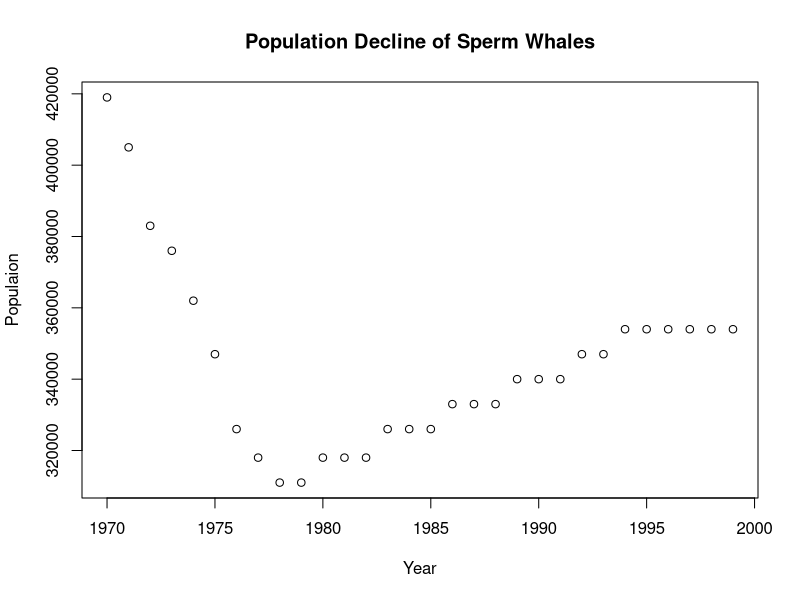
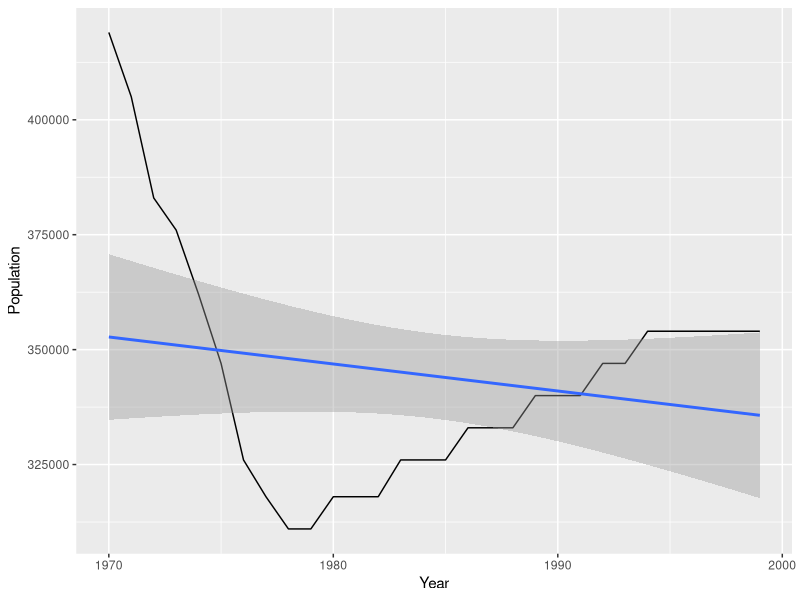
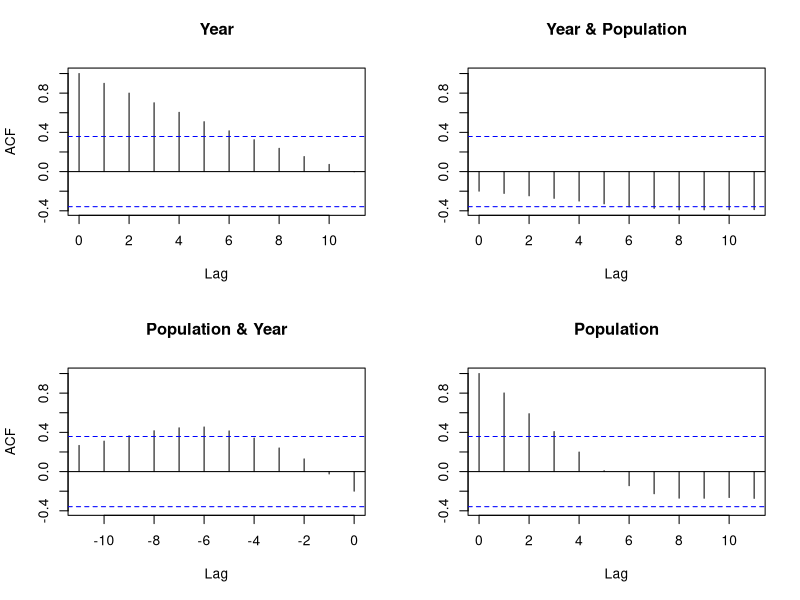
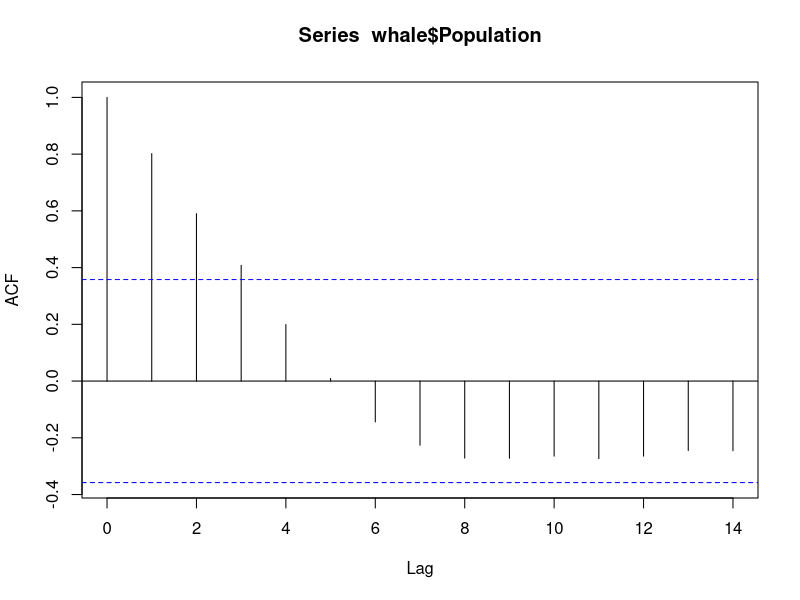

R code for these plots, in order:
## ---- chunk 1
library(tidyverse)
library(here)
whale <- read_csv(here("data", "sperm_whale_pop.csv"))
#whale
plot(whale$Year, whale$Population, main = "Population Decline of Sperm Whales", xlab = "Year", ylab = "Populaion")
## ---- chunk 2
fit.poi <- glm(whale$Population ~ whale$Year, data = whale, family = "poisson")
#fit.poi.log <- glm(whale$Population ~ log(whale$Year), data = whale, family = "poisson"(link = "logit"))
#fit.poi.prob <- glm(whale$Population ~ whale$Year, data = whale, family = "poisson"(link = "probit"))

#c(summary(fit.poi)$aic, summary(fit.poi.log)$aic, summary(fit.poi.prob)$aic)
#fit.bin <- glm(whale$Population ~ whale$Year, data = whale, family = "binomial")
#summary(fit.bin)

ntimes <- 100
n <- length(whale$Population)
X <- cbind(rep(1, n), whale$Year)
b <- coef(fit.poi)
y.hat <- fit.poi$fitted.values #exp(X %*% b)

coefs <- matrix(ncol = 2, data = rep(0, ntimes*2))
y.rep <- matrix(ncol = ntimes, data = rep(rpois(n*ntimes, y.hat)))
for (i in 1: ntimes){
  coefs[i, 1] <- summary(lm(y.rep[,i] ~ whale$Year))$coefficients[1]
  coefs[i, 2] <- summary(lm(y.rep[,i] ~ whale$Year))$coefficients[2]
}

colMeans(coefs)
new.fit <- colMeans(coefs)[1] + colMeans(coefs)[2]*seq(max(whale$Year), max(whale$Year) + 50 , 1)

-colMeans(coefs)[1]/colMeans(coefs)[2] # year at which population will be zero






#y.rep <- rpois(n*ntimes, y.hat)
#y.rep.mean <- double(length(y.rep))
#cm <- colMeans(y.rep)
# instead of this, I should average by entry value....then fit those 30 values to a 
#curve? Maybe? but on average, I think this fit is just my inital fit...could be wrong
# from no no no
# I have ntimes different fake data curves. 
# using these ntimes cuves, predit future values...
# this takes care of simulation aspect and predictions. 

#y.rep.mean <- map_dbl(y.rep ~ mean(.[[]]))
# for (i in 1: length(y.rep)){
#   y.rep.mean[i] <- mean(y.rep[[i]])
# }







pop.decline <- function(df, ntimes){
  fit.poi <- glm(df$Population ~ df$Year, data = df, family = "poisson")
  n <- length(df$Population)
  X <- cbind(rep(1, n), df$Year)
  b <- coef(fit.poi)
  y.hat <- exp(X %*% b)
  
  y.rep <- rerun(ntimes, rpois(n, y.hat))
  y.rep.mean <- map_dbl(y.rep[[]] ~ mean(.))
}

#pop.decline(df = whale, ntimes = 100)

ggplot(data = whale, aes(x = Year, y = Population)) +
  geom_line() +
  geom_smooth(method='glm',formula=y~x, family = "poisson") +
  labs(x = "Year", y = "Population")
## ---- chunk 3
# new_data <- data.frame("Year" = seq(2001, 2050, 1))
# preds <- predict(glm_model, newdata = new_data, type = 'response')
# plot(preds)
## ---- chunk 4

## ---- chunk 5
acf(whale)
acf(whale$Population)

